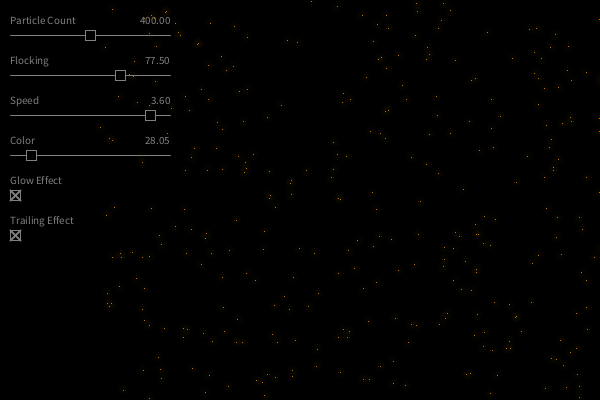
Frame 1 (no input)
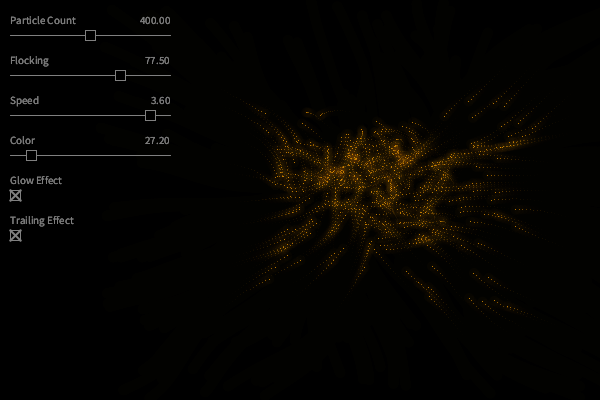
Frame 60 (the mouse pressed at the canvas centre just before this capture)
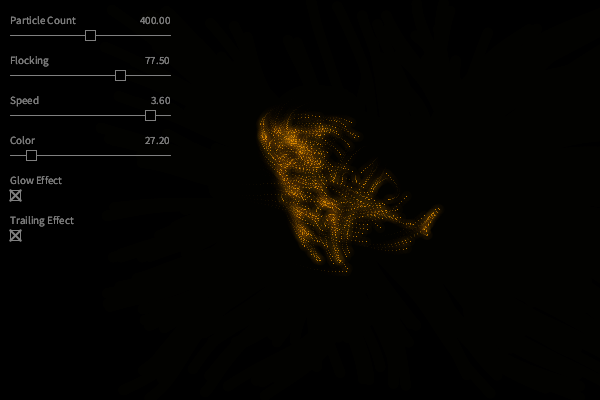
Frame 120 (the mouse held since frame 60 and released just before this capture)

The Processing sketch that drew these frames (run headless with seeded random() and noise(); from frame 60 on, the mouse is pressed at the canvas centre):

// Processing sketch: processing_21610
// ── processing_21610.pde

int maxCnt;
int halfH, halfW;
float slice;
particle p[];
slider s[];
checkbox c[];

void setup() {
  size(600,400);
  background(0);
  smooth();
  textSize(11);
  colorMode(HSB);
  
  //setup particles
  maxCnt = 800;
  slice = random(1000);
  p = new particle[maxCnt];
  for (int i=0; i<maxCnt; i++)
    p[i] = new particle();
  
  //setup controls
  s = new slider[5];
  c = new checkbox[2];
  s[0] = new slider(10, 30, 150, 10, "Particle Count", .5);
  s[1] = new slider(10, 70, 150, 10, "Flocking", .7);
  s[2] = new slider(10, 110, 150, 10, "Speed", .9);
  s[3] = new slider(10, 150, 150, 10, "Color", .11);
  c[0] = new checkbox(10, 190, 10, "Glow Effect", true);
  c[1] = new checkbox(10, 230, 10, "Trailing Effect", true);
}

void draw() {
  if(c[1].val) {
    noStroke();
    fill(0,0,0,60);
    rect(0,0,width,height);
  } else background(0);
  
  //check particles
  for (int i=0; i<s[0].val*800; i++)
    p[i].check(pow(500,s[1].val), s[2].val*4.0, int(s[3].val*255), c[0].val);
  
  //check controls
  s[0].check(s[0].val*800);
  s[1].check(pow(500, s[1].val));
  s[2].check(s[2].val*4.0);
  s[3].check(s[3].val*255.0);
  c[0].check();
  c[1].check();
}

class particle {
  PVector pos = new PVector(random(width), random(height));
  PVector vel = new PVector(0,0);
  
  void check(float clump, float spd, int clr, boolean bGlow) {
    float x = noise(pos.x/clump, pos.y/clump, slice)*width;
    float y = noise(pos.x/clump, pos.y/clump, 100-slice)*height;
    PVector tmp = new PVector(x, y);
    PVector acc = PVector.sub(tmp, pos);
    acc.normalize();
    acc.mult(.2);
    vel.add(acc); vel.limit(spd); 
    pos.add(vel);
    int offset = 100;
    if(bGlow) {
      noStroke();
      fill(clr,255,255,5);
      ellipse(pos.x+offset, pos.y, 10,10);
    }
    stroke(clr,255,255);    
    point(pos.x+offset, pos.y);
    slice+=.00005;
  }
}

class slider {
  int posX, posY, w, sz;
  String lbl;
  float val;
  
  slider(int _posX, int _posY, int _w, int _sz, String _lbl, float _val) {
    posX = _posX; posY = _posY;
    w = _w; sz = _sz;
    lbl = _lbl;
    val = _val;
  }
  void check(float dispVal) {
    color f = 0; color s = 128;
    int x = posX + int(w * val);
    if (mouseY > posY - sz && mouseY < posY + sz*2 && mouseX > posX && mouseX < posX + w + sz) {
      f = 64; s = 255;
      if (mousePressed) x = constrain(mouseX, posX, posX+w);
    }
    val = (x - posX) / float(w);
    stroke(s); fill(f);
    line(posX, posY + sz*0.5, posX + w + sz, posY + sz*0.5);
    rect(posX + w*val, posY, sz, sz);
    fill(s);
    textAlign(LEFT, CENTER);
    text(lbl, posX, posY-sz);
    textAlign(RIGHT, CENTER);
    text(nfc(dispVal,2), posX+w+sz, posY-sz);
  }  
}

class checkbox {
  int posX, posY, sz;
  String lbl;
  boolean val, hot;
  checkbox(int _posX, int _posY, int _sz, String _lbl, boolean _val) {
    posX = _posX; posY = _posY; sz = _sz;
    lbl = _lbl;
    val = _val;
  }
  void check() {
    color f = 0; color s = 128;
    if (mouseY > posY - sz && mouseY < posY + sz*2 && mouseX > posX - sz && mouseX < posX + sz*2) {
      f = 64; s = 255;
      if(mousePressed) hot = true;
      else if(hot) {
        val = !val;
        hot = false;
      }
    } else hot = false;
    stroke(s); fill(f);
    rect(posX, posY, sz, sz);
    if (val) {
      strokeWeight(2);
      line(posX,posY, posX+sz,posY+sz);
      line(posX+sz,posY, posX,posY+sz);
      strokeWeight(1);
    }
    fill(s);
    textAlign(LEFT, CENTER);
    text(lbl, posX, posY-sz);
  }
}
